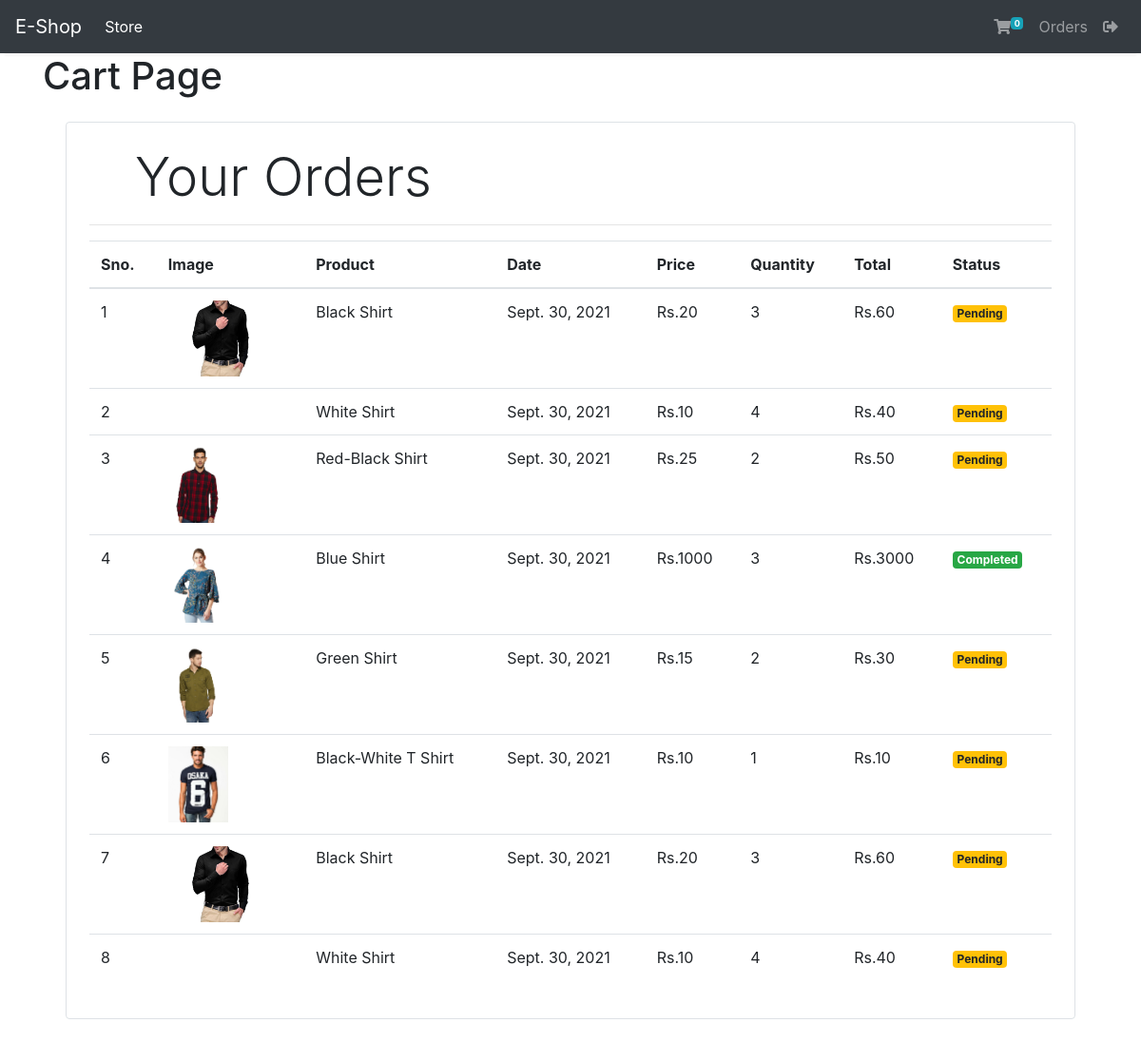
Screenshot of /orders (signed in) with the database file from the repository.
### store/models/orders.py (models this page shows, shortened)
class Order(models.Model):
    product = models.ForeignKey(Product, on_delete=models.CASCADE)
    customer = models.ForeignKey(Customer, on_delete=models.CASCADE)
    quantity = models.IntegerField(default=1)
    price = models.IntegerField()
    address = models.CharField(max_length=50, default='', blank=True)
    phone = models.CharField(max_length=50, default='', blank=True)
    date = models.DateField(default=datetime.datetime.today)
    status = models.BooleanField(default=False)
    @staticmethod
    def get_orders_by_customer(customer_id):
        return Order.objects.filter(customer=customer_id)

### store/models/product.py (models this page shows, shortened)
class Product(models.Model):
    name = models.CharField(max_length=50)
    price = models.IntegerField(default=0)
    description = models.CharField(max_length=200,default='', null=True, blank=True)
    image = models.ImageField(upload_to='uploads/products/')  # will create a folder called products and store file in it
    category = models.ForeignKey(Category, on_delete=models.CASCADE, default=1)

### store/middlewares/auth.py (the view)
    def middleware(request):
        returnUrl = request.META['PATH_INFO']
        if not request.session.get('customer'):
            return redirect(f'login?return_url={returnUrl}')
        response = get_response(request)
        return response

### store/templatetags/custom_filter.py (called while the page is built)
@register.filter(name='currency')
def currency(number):
    return "Rs." + str(number)

@register.filter(name="multiply")
def multiply(number, number1):
    return number * number1

### store/views/orders.py (called while the page is built)
    def get(self, request):
        customer = request.session.get('customer')
        orders = Order.get_orders_by_customer(customer)
        return render(request, 'orders.html', {'orders': orders})

### store/templates/orders.html
{% extends 'base.html' %}
{% block content %}
{% load cart %}
{% load custom_filter %}
<div class="container">
    <h1>Cart Page</h1>
    <div class="border rounded p-4 m-4">
        <p class="display-4 pl-4 ml-4">Your Orders</p>
        <hr>
        <table class="table">
            <thead>
                <tr>
                    <th>Sno.</th>
                    <th>Image</th>
                    <th>Product</th>
                    <th>Date</th>
                    <th>Price</th>
                    <th>Quantity</th>
                    <th>Total</th>
                    <th>Status</th>
                </tr>
            </thead>
            <tbody>
                {% for order in orders %}
                <tr>
                    <td>{{forloop.counter}}</td>
                    <td><img src="{{order.product.image.url}}" class="img-fluid ${3|rounded-top,rounded-right,rounded-bottom,rounded-left,
                        rounded-circle,|}" alt="" style="height: 80px;"></td>
                    <td>{{order.product.name}}</td>
                    <td>{{order.date}}</td>
                    <td>{{order.product.price|currency}}</td>
                    <td>{{order.quantity}}</td>
                    <td>{{order.quantity|multiply:order.price|currency}}</td>
                    {% if order.status %}
                    <td><small class="badge badge-success">Completed</small> </td>
                    {% else %}
                    <td><small class="badge badge-warning">Pending</small> </td>
                    {% endif %}
                </tr>
                {% endfor %}
            </tbody>
        </table>
    </div>
</div>
{% endblock %}

### store/templates/base.html (shortened to what this page needs)
<!doctype html>
<html lang="en">
<head>
  <link rel="stylesheet" href="https://maxcdn.bootstrapcdn.com/bootstrap/4.0.0/css/bootstrap.min.css"
>
<link rel="stylesheet" href="https://cdnjs.cloudflare.com/ajax/libs/font-awesome/5.15.4/css/all.min.css">
</head>
<body>
  <nav class="one-edge-shadow sticky-top navbar navbar-expand-lg
   navbar-dark bg-dark">
    <a class="navbar-brand" href="/">E-Shop</a>
    <div class="collapse navbar-collapse" id="navbarSupportedContent">
      <ul class="navbar-nav mr-auto">
        <li class="nav-item active">
          <a class="nav-link" href="/store">Store <span class="sr-only">(current)</span></a>
        </li>
      </ul>
      <ul class=" navbar-nav my-2 my-lg-0">
        <li class="nav-item ">
          <a class="nav-link" href="/cart"><i class="fas fa-shopping-cart"></i><sup><span
                class="badge badge-info">{{request.session.cart.keys|length}}</span>
            </sup>
            <span class="sr-only">(current)</span></a>
        </li>
        {% if request.session.customer %}
        <li class="nav-item ">
          <a class="nav-link" href="/orders">Orders<span class="sr-only">(current)</span></a>
        </li>
        <li class="nav-item ">
          <a class="nav-link" href="/logout"><i class="fas fa-sign-out-alt"></i><span class="sr-only">(current)</span></a>
        </li>
        {% endif %}
      </ul>
    </div>
  </nav>
  {% block content %}{% endblock %}
</body>
</html>

### store/templates/base.html (style rules this page uses)
nav { background-color: white; }
.one-edge-shadow { box-shadow: 0 8px 2px -5px rgb(246, 245, 245); }

### rows the page displays
Order: product.image (picture), product.name "Black Shirt", date "Sept. 30, 2021", product.price "Rs.20", quantity "3", quantity|multiply "Rs.60", status "Pending"
Order: product.name "White Shirt", date "Sept. 30, 2021", product.price "Rs.10", quantity "4", quantity|multiply "Rs.40", status "Pending"
Order: product.image (picture), product.name "Red-Black Shirt", date "Sept. 30, 2021", product.price "Rs.25", quantity "2", quantity|multiply "Rs.50", status "Pending"
Order: product.image (picture), product.name "Blue Shirt", date "Sept. 30, 2021", product.price "Rs.1000", quantity "3", quantity|multiply "Rs.3000", status "Completed"
Order: product.image (picture), product.name "Green Shirt", date "Sept. 30, 2021", product.price "Rs.15", quantity "2", quantity|multiply "Rs.30", status "Pending"
Order: product.image (picture), product.name "Black-White T Shirt", date "Sept. 30, 2021", product.price "Rs.10", quantity "1", quantity|multiply "Rs.10", status "Pending"
Order: product.image (picture), product.name "Black Shirt", date "Sept. 30, 2021", product.price "Rs.20", quantity "3", quantity|multiply "Rs.60", status "Pending"
Order: product.name "White Shirt", date "Sept. 30, 2021", product.price "Rs.10", quantity "4", quantity|multiply "Rs.40", status "Pending"

### other values shown
{{ request.session.cart.keys|length }} "0"
